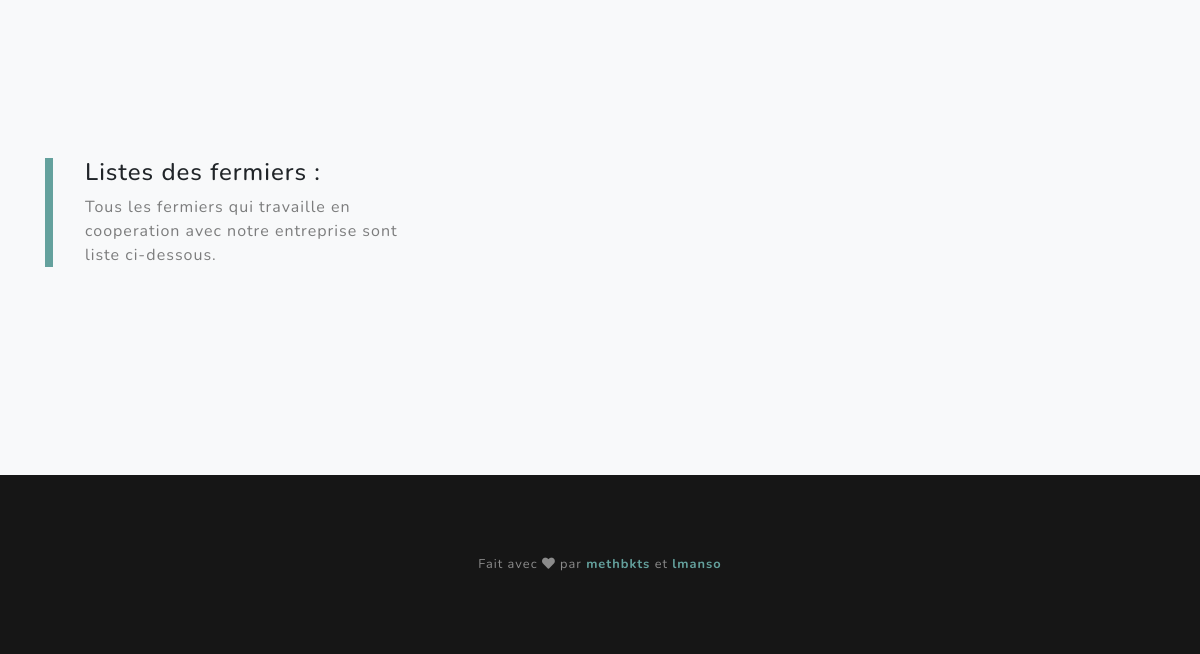
Page /displayFarmers (lower part) on the earlier database version.
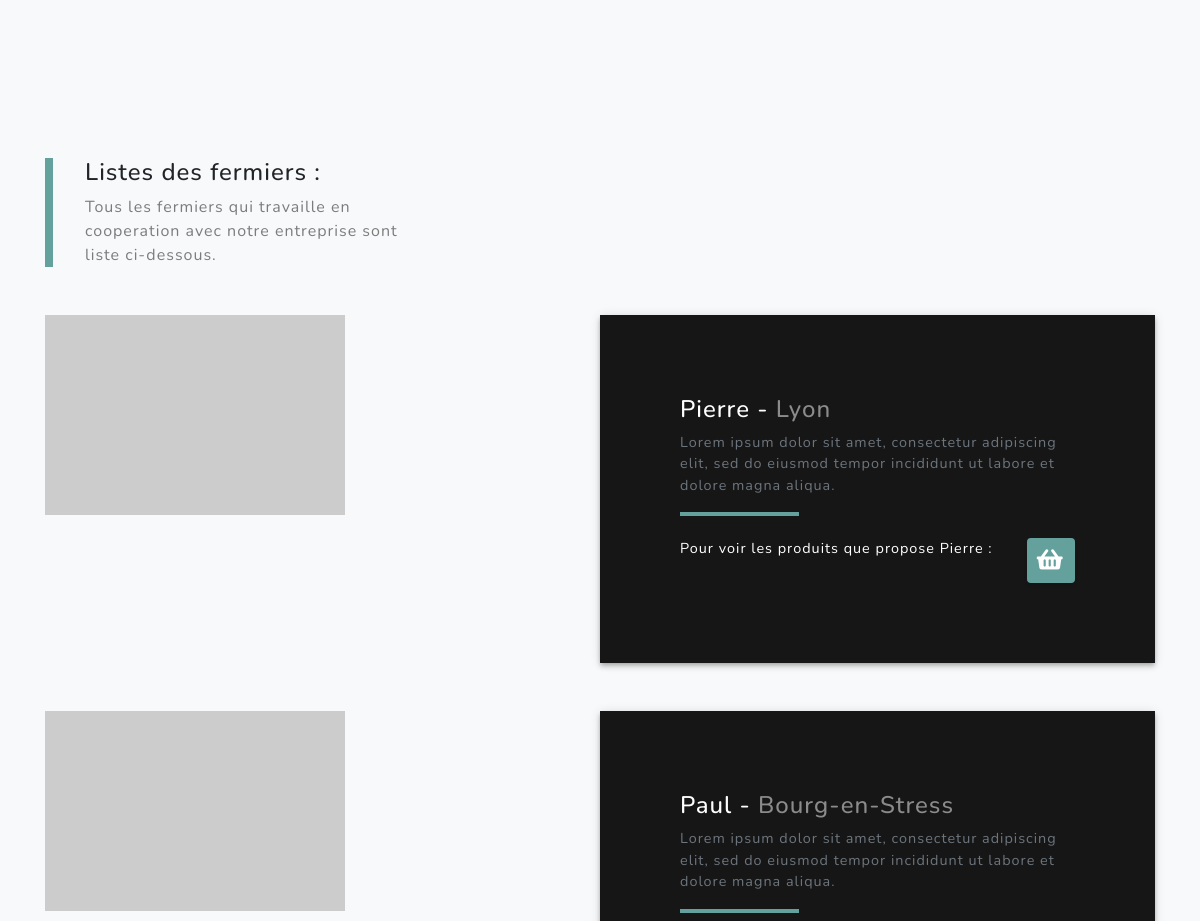
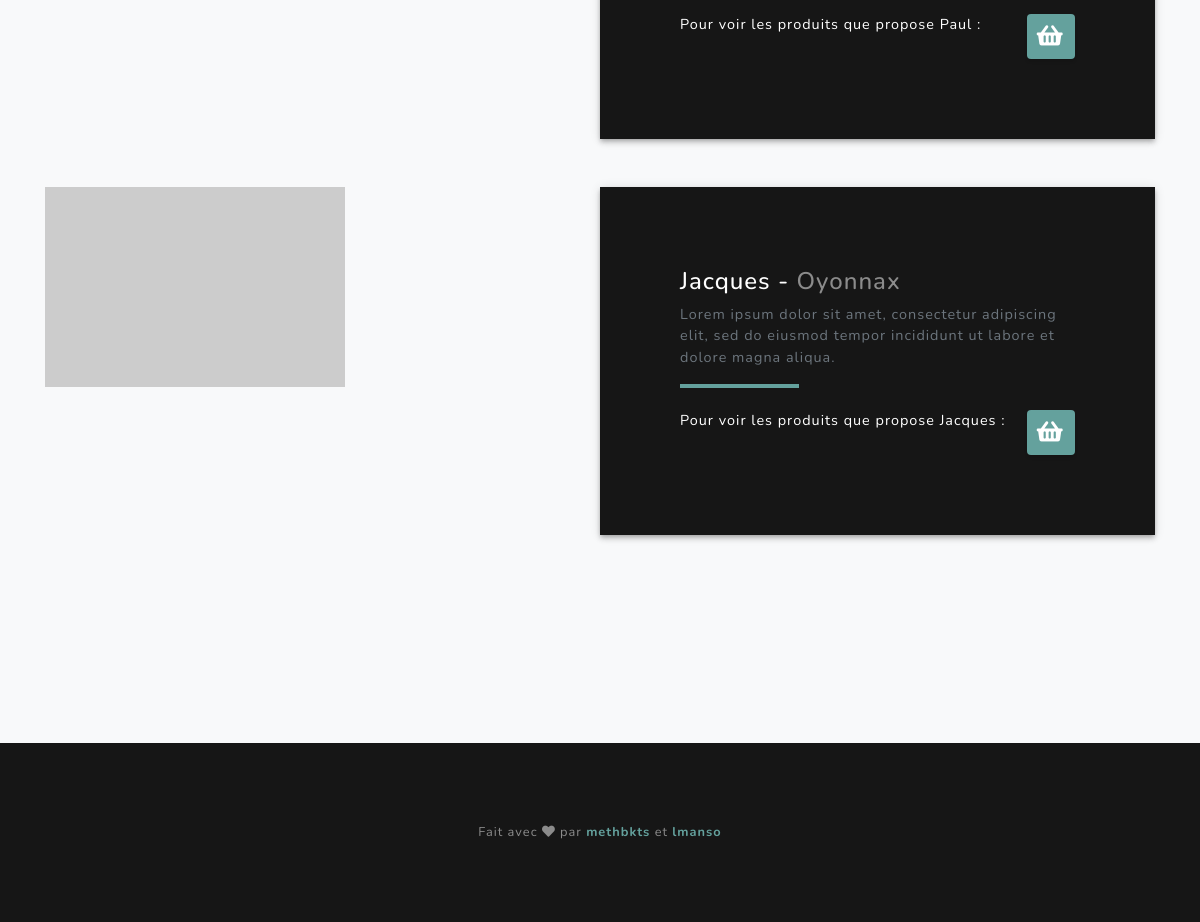
Same page on the later database version (2 pictures, top to bottom).
### tables this page shows
CREATE TABLE `farmers` (
  `id` int(11) unsigned NOT NULL AUTO_INCREMENT,
  `name` varchar(50) NOT NULL,
  `description` varchar(1000) NOT NULL,
  `location` varchar(50) NOT NULL,
  `image` varchar(1000) DEFAULT NULL,
  PRIMARY KEY (`id`),
  UNIQUE KEY `name` (`name`)
);

### classes/Farmer.php (called while the page is built, shortened)
<?php
class Farmer
{
    public static function getAllFarmers()
    {
        $db = new Database;
        $sql = "select farmers.id, farmers.name, farmers.description, farmers.location, farmers.image from farmers
        order by id;";
        $result = $db->req($sql);
        return $result;
    }
}

### classes/Database.php (called while the page is built, shortened)
<?php
class Database
{
    private $db = 'mysql:host=localhost;dbname=app_db';
    private $login = 'root';
    private $pass = '0000';
    protected $connec;
    private function openConnexion()
    {
        try {
            $bdd = new PDO($this->db, $this->login, $this->pass);
            $bdd->setAttribute(PDO::ATTR_ERRMODE, PDO::ERRMODE_WARNING);
            $bdd->setAttribute(PDO::ATTR_DEFAULT_FETCH_MODE, PDO::FETCH_OBJ);
            $this->connec = $bdd;
        } catch (PDOException $e) {
            die($e->getMessage());
        }
    }
    public function req($sql, array $param = null)
    {
        $stmt = $this->connec->prepare($sql);
        $stmt->execute();
        return $stmt->fetchAll();
        $this->connec = null;
    }
}

### public/views/farmers/displayFarmers.php (the view)
<?php
$farmer = Farmer::getAllFarmers();
?>
<section id="section" class="projects-section bg-light">
    <div class="container">
        <div class="row align-items-center no-gutters mb-4 mb-lg-5">
            <div class="col-xl-4 col-lg-5">
                <div class="featured-text text-center text-lg-left">
                    <h4>Listes des fermiers :</h4>
                    <p class="text-black-50 mb-0">Tous les fermiers qui travaille en cooperation avec notre entreprise sont liste ci-dessous.</p>
                </div>
            </div>
        </div>
        <?php foreach ($farmer as $key => $value) :?>
            <div class="row justify-content-center no-gutters mb-5">
                <div class="col-lg-6">
                    <img class="img-fluid" src="<?= $value->image ?>" alt="">
                </div>
                <div class="col-lg-6 shadow-4dp">
                    <div class="bg-black text-center h-100 project">
                        <div class="d-flex h-100">
                            <div class="project-text w-100 my-auto text-center text-lg-left">
                                <h4 class="text-white"><?= $value->name ?> - <span class="text-white-50"><?= $value->location ?></span></h4>
                                <p class="mb-0 text-muted"><?= $value->description ?></p>
                                <hr class="d-none d-lg-block mb-0 ml-0">
                                <br>
                                <p class="text-white">
                                    Pour voir les produits que propose <?= $value->name ?> :
                                    <a href="/displayProductsByFarmer?<?= $value->id ?>"><button type="button" class="btn btn-farmer shadow-2dp" value="<?= $value->id ?>" style="float: right;"><i class="fas fa-shopping-basket fa-2x"></i></button></a>
                                </p>
                            </div>
                        </div>
                    </div>
                </div>
            </div>
        <?php endforeach?>
    </div>
</section>

### index.php (shortened to what this page needs)
<?php
$request_uri = explode('?', $_SERVER['REQUEST_URI'], 2);
switch ($request_uri[0]) {
  case '/displayFarmers':
    require_once 'public/layouts/header.php';
    require_once 'public/views/farmers/displayFarmers.php';
    require_once 'public/layouts/footer.php';
    break;
}

### public/layouts/header.php (shortened to what this page needs)
<!DOCTYPE html>
<html class="" lang="fr">
<head>
    <link href="public/vendor/bootstrap/css/bootstrap.min.css" rel="stylesheet">
    <link href="public/vendor/fontawesome-free/css/all.min.css" rel="stylesheet">
    <link href="public/css/grayscale.css" rel="stylesheet">
    <link rel="stylesheet" href="public/css/style.css">
</head>
<body id="page-top">

### public/layouts/footer.php (shortened to what this page needs)
<footer class="bg-black small text-center text-white-50">
    <div class="container">
        <p class="m-0 text-center text-black">Fait avec <i class="fas fa-heart"></i> par <a href="https://github.com/methbkts" target="_blank"><strong>methbkts</strong></a> et <a href="https://github.com/lmanso" target="_blank"><strong>lmanso</strong></a></p>
    </div>
</footer>
</body>
</html>

### public/css/grayscale.css (style rules this page uses)
.btn { box-shadow: 0 0.1875rem 0.1875rem 0 rgba(0, 0, 0, 0.1) !important; padding: 1.25rem 2rem; font-family: 'Varela Round'; font-size: 80%; text-transform: uppercase; letter-spacing: .15rem; border: 0; }
.projects-section { padding: 10rem 0; }
.projects-section .featured-text { padding: 2rem; }
@media (min-width: 992px) { .projects-section .featured-text { padding: 0 0 0 2rem; border-left: 0.5rem solid #64a19d; } }
.projects-section .project-text { padding: 3rem; font-size: 90%; }
@media (min-width: 992px) { .projects-section .project-text { padding: 5rem; } }
@media (min-width: 992px) { .projects-section .project-text hr { border-color: #64a19d; border-width: .25rem; width: 30%; } }
body { font-family: 'Nunito'; letter-spacing: 0.0625em; }
a { color: #64a19d; }
.bg-black { background-color: #161616 !important; }
footer { padding: 5rem 0; }

### public/css/style.css (style rules this page uses)
.shadow-2dp { box-shadow: 0 2px 2px 0 rgba(0, 0, 0, 0.14), 0 3px 1px -2px rgba(0, 0, 0, 0.2), 0 1px 5px 0 rgba(0, 0, 0, 0.12); }
.shadow-4dp { box-shadow: 0 4px 5px 0 rgba(0, 0, 0, 0.14), 0 1px 10px 0 rgba(0, 0, 0, 0.12), 0 2px 4px -1px rgba(0, 0, 0, 0.2); }
.btn-farmer { padding: 10px !important; background-color: #64a19d; color: white; }

Differences in the rows shown:
added farmers: name "Pierre", location "Lyon", description "Lorem ipsum dolor sit amet, consectetur adipiscing elit, sed do eiusmod tempor incididunt ut labore et dolore magna aliqua.", $value->id 7 (drawn)
added farmers: name "Paul", location "Bourg-en-Stress", description "Lorem ipsum dolor sit amet, consectetur adipiscing elit, sed do eiusmod tempor incididunt ut labore et dolore magna aliqua.", $value->id 8 (drawn)
added farmers: name "Jacques", location "Oyonnax", description "Lorem ipsum dolor sit amet, consectetur adipiscing elit, sed do eiusmod tempor incididunt ut labore et dolore magna aliqua.", $value->id 10 (drawn)
